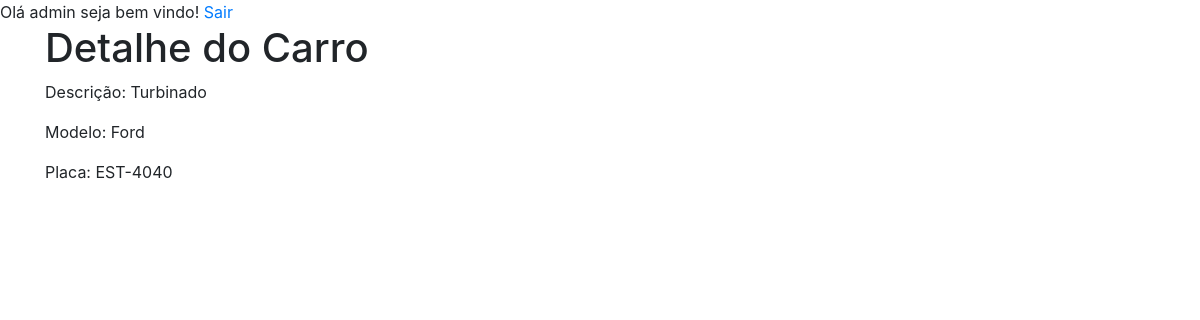
/transporte/detalhe_carro/1/ (signed in), run on the app's committed database.
### app_transporte/models.py (models this page shows, shortened)
class Veiculo(models.Model):
    descricao = models.CharField('Descrição', max_length=150, blank=True, null=True)
    modelo = models.CharField('Modelo', max_length=100, blank=True, null=True)
    placa = models.CharField('Placa', max_length=10, blank=True, null=True)

### app_transporte/views.py (the view)
# urls.py: path('detalhe_carro', todos_carros, name='inicio'),
def detalhe_carro(request, detalheCarro_id):
    if request.user.is_authenticated:
        detalhecarro = Veiculo.objects.get(pk=detalheCarro_id)
        return render(request, 'app_transporte/detalhe_carro.html', {'detalhecarro':detalhecarro})
    else:
        return render(request, 'app_transporte/erro_autenticacao.html', {})

### app_transporte/templates/app_transporte/detalhe_carro.html (shortened to what this page needs)
{% extends 'app_transporte/base.html' %}
{% block conteudo %}
        <h1>Detalhe do Carro</h1>
        <p>Descrição:  {{ detalhecarro.descricao}}<br></p>
        <p>Modelo: {{ detalhecarro.modelo }}</p>
        <p>Placa: {{ detalhecarro.placa }}</p>
{% endblock %}

### app_transporte/templates/app_transporte/base.html (shortened to what this page needs)
<!DOCTYPE html>
<html lang="en">
<head>
    <link rel="stylesheet" href="https://stackpath.bootstrapcdn.com/bootstrap/4.5.0/css/bootstrap.min.css"
>
</head>
<body>
    {% if user.is_authenticated %}
        Olá {{ user.username }} seja bem vindo! <a href="{% url 'logout' %}">Sair</a>
    {% endif %}
    <div class="container">
        {% block conteudo %}
        {% endblock %}
    </div>
</body>
</html>

### data on the page
Veiculo: descricao "Turbinado", modelo "Ford", placa "EST-4040"

### other printed values
{{ user.username }} "admin"
